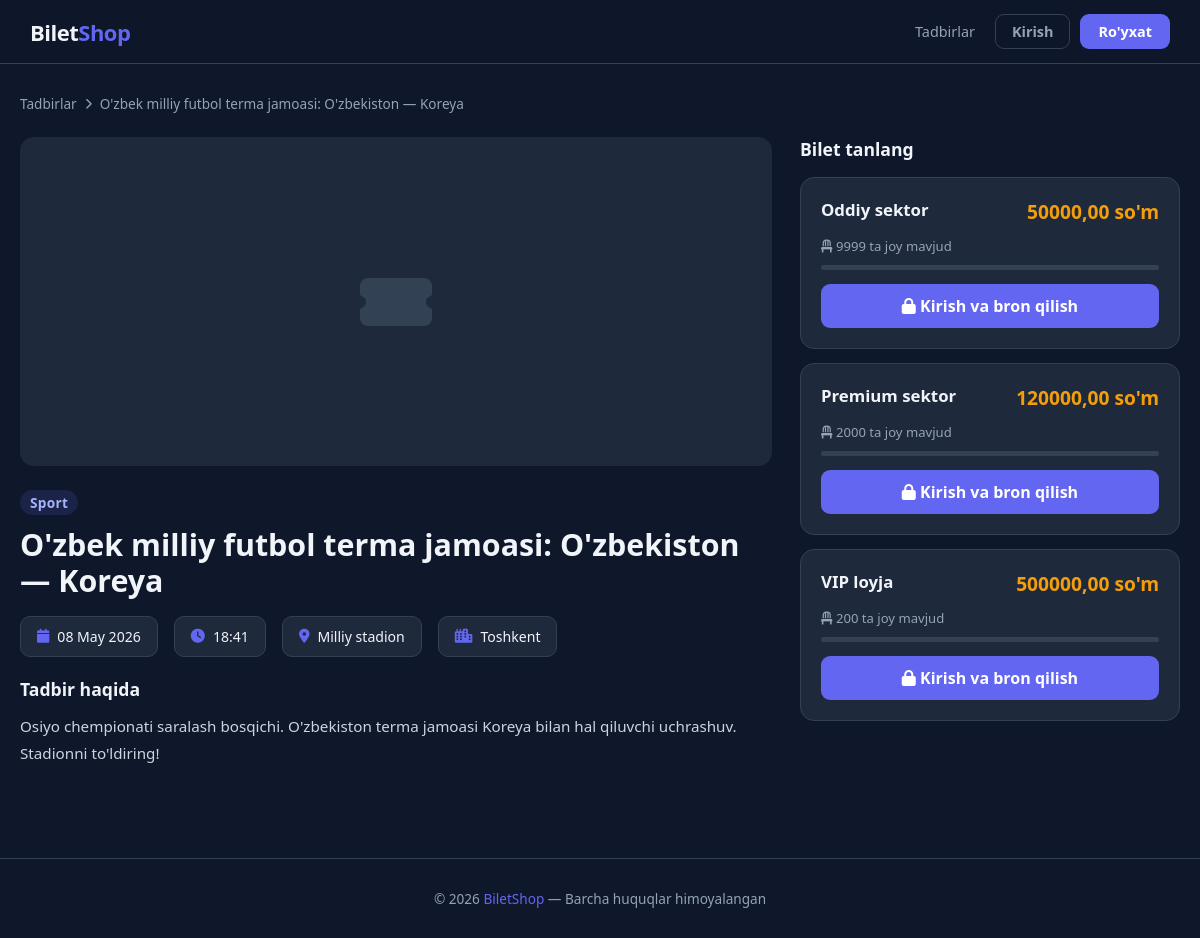
/event/2/, run on the app's committed database.
### bilet_app/models.py (models this page shows, shortened)
class Event(models.Model):
    title       = models.CharField(max_length=200)
    category    = models.ForeignKey(Category, on_delete=models.CASCADE, related_name='events')
    venue       = models.CharField(max_length=200)
    city        = models.CharField(max_length=100, default='Toshkent')
    event_date  = models.DateTimeField()
    description = models.TextField()
    image       = models.ImageField(upload_to='events/', blank=True, null=True)
    is_active   = models.BooleanField(default=True)
    created_at  = models.DateTimeField(auto_now_add=True)
    class Meta:
        ordering = ['event_date']

class Category(models.Model):
    name = models.CharField(max_length=100)
    icon = models.CharField(max_length=50, default='fa-star')
    class Meta:
        verbose_name_plural = 'Categories'

class TicketType(models.Model):
    event           = models.ForeignKey(Event, on_delete=models.CASCADE, related_name='ticket_types')
    name            = models.CharField(max_length=100)
    price           = models.DecimalField(max_digits=10, decimal_places=2)
    total_seats     = models.PositiveIntegerField()
    available_seats = models.PositiveIntegerField()
    @property
    def is_available(self):
        return self.available_seats > 0
    @property
    def sold_percent(self):
        if self.total_seats == 0:
            return 0
        sold = self.total_seats - self.available_seats
        return int(sold / self.total_seats * 100)

### bilet_app/views.py (the view)
# urls.py: path('event/<int:pk>/', views.event_detail, name='event_detail'),
def event_detail(request, pk):
    event = get_object_or_404(Event, pk=pk, is_active=True)
    return render(request, 'event_detail.html', {'event': event})

### templates/event_detail.html (shortened to what this page needs)
{% extends 'base.html' %}
{% block content %}
<div class="breadcrumb">
    <a href="{% url 'event_list' %}">Tadbirlar</a>
    <i class="fa fa-chevron-right"></i>
    <span>{{ event.title }}</span>
</div>
<div class="detail-grid">
    <div>
        <div class="event-image">
            {% if event.image %}
                <img src="{{ event.image.url }}" alt="{{ event.title }}">
            {% else %}
                <i class="fa fa-ticket-alt"></i>
            {% endif %}
        </div>
        <span class="badge badge-primary" style="margin-bottom:12px; font-size:.85rem;">{{ event.category.name }}</span>
        <h1 style="font-size:1.9rem; font-weight:800; margin-bottom:16px; line-height:1.2;">{{ event.title }}</h1>
        <div class="event-meta">
            <div class="meta-item"><i class="fa fa-calendar"></i> {{ event.event_date|date:"d F Y" }}</div>
            <div class="meta-item"><i class="fa fa-clock"></i> {{ event.event_date|date:"H:i" }}</div>
            <div class="meta-item"><i class="fa fa-map-marker-alt"></i> {{ event.venue }}</div>
            <div class="meta-item"><i class="fa fa-city"></i> {{ event.city }}</div>
        </div>
        <h3 style="margin-bottom:12px; font-size:1.1rem;">Tadbir haqida</h3>
        <p class="event-desc">{{ event.description }}</p>
    </div>
    <div class="ticket-panel">
        <div style="margin-bottom:16px;">
            <h2 style="font-size:1.1rem; font-weight:700;">Bilet tanlang</h2>
        </div>
        {% for tt in event.ticket_types.all %}
        <div class="ticket-type-card {% if not tt.is_available %}sold-out{% endif %}">
            <div class="tt-header">
                <span class="tt-name">{{ tt.name }}</span>
                <span class="tt-price">{{ tt.price }} so'm</span>
            </div>
            <div class="tt-seats">
                {% if tt.is_available %}
                    <i class="fa fa-chair"></i> {{ tt.available_seats }} ta joy mavjud
                {% else %}
                    <i class="fa fa-ban"></i> Biletlar tugagan
                {% endif %}
            </div>
            <div class="seat-bar">
            </div>
            {% if tt.is_available %}
                {% if user.is_authenticated %}
                    <a href="{% url 'book_ticket' tt.pk %}" class="btn-book">
                        <i class="fa fa-ticket-alt"></i> Bron qilish
                    </a>
                {% else %}
                    <a href="{% url 'login' %}?next={% url 'book_ticket' tt.pk %}" class="btn-book">
                        <i class="fa fa-lock"></i> Kirish va bron qilish
                    </a>
                {% endif %}
            {% else %}
                <span class="btn-book sold">Tugagan</span>
            {% endif %}
        </div>
        {% empty %}
        <div style="text-align:center; color:var(--muted); padding:30px 0;">
            <i class="fa fa-ticket-alt fa-2x" style="margin-bottom:10px; display:block;"></i>
            Bilet turlari hali qo'shilmagan
        </div>
        {% endfor %}
    </div>
</div>
{% endblock %}

### templates/base.html (style rules this page uses)
*, *::before, *::after { margin: 0; padding: 0; box-sizing: border-box; }
:root { --bg: #0f172a; --surface: #1e293b; --surface2: #334155; --border: #334155; --primary: #6366f1; --primary-d: #4f46e5; --primary-l: rgba(99,102,241,.15); --accent: #f59e0b; --success: #22c55e; --danger: #ef4444; --text: #f1f5f9; --muted: #94a3b8; --radius: 14px; --shadow: 0 4px 24px rgba(0,0,0,.35); }
body { background: var(--bg); color: var(--text); font-family: 'Segoe UI', system-ui, sans-serif; min-height: 100vh; }
.badge { display: inline-block; padding: 3px 10px; border-radius: 20px; font-size: .78rem; font-weight: 700; letter-spacing: .3px; }
.badge-primary { background: var(--primary-l); color: #a5b4fc; }

### templates/event_detail.html (style rules this page uses)
.breadcrumb { display: flex; align-items: center; gap: 8px; margin-bottom: 24px; font-size: .85rem; color: var(--muted); }
.breadcrumb a { color: var(--muted); text-decoration: none; }
.breadcrumb i { font-size: .7rem; }
.detail-grid { display: grid; grid-template-columns: 1fr 380px; gap: 28px; align-items: start; }
.event-image { width: 100%; border-radius: var(--radius); aspect-ratio: 16/7; object-fit: cover; background: var(--surface); margin-bottom: 24px; display: flex; align-items: center; justify-content: center; font-size: 4rem; color: var(--surface2); overflow: hidden; }
.event-meta { display: flex; flex-wrap: wrap; gap: 16px; margin-bottom: 20px; }
.meta-item { display: flex; align-items: center; gap: 8px; background: var(--surface); border: 1px solid var(--border); padding: 10px 16px; border-radius: 10px; font-size: .88rem; }
.meta-item i { color: var(--primary); }
.event-desc { color: #cbd5e1; line-height: 1.8; font-size: .95rem; }
.ticket-panel { position: sticky; top: 84px; }
.ticket-type-card { background: var(--surface); border: 1px solid var(--border); border-radius: var(--radius); padding: 20px; margin-bottom: 14px; transition: border-color .2s; }
.tt-header { display: flex; justify-content: space-between; align-items: flex-start; margin-bottom: 12px; }
.tt-name { font-weight: 700; font-size: 1.05rem; }
.tt-price { font-size: 1.2rem; font-weight: 800; color: var(--accent); }
.tt-seats { font-size: .82rem; color: var(--muted); margin-bottom: 10px; }
.seat-bar { height: 5px; background: var(--surface2); border-radius: 5px; overflow: hidden; margin-bottom: 14px; }
.btn-book { display: block; width: 100%; text-align: center; background: var(--primary); color: #fff; padding: 11px; border-radius: 9px; font-weight: 700; text-decoration: none; transition: background .2s; }

### data on the page
Event: title "O'zbek milliy futbol terma jamoasi: O'zbekiston — Koreya", category.name "Sport", event_date "08 May 2026", event_date "18:41", venue "Milliy stadion", city "Toshkent", description "Osiyo chempionati saralash bosqichi. O'zbekiston terma jamoasi Koreya bilan hal qiluvchi uchrashuv. Stadionni to'ldiring!"
TicketType: name "Oddiy sektor", price "50000,00", available_seats "9999", shows "Kirish va bron qilish"
TicketType: name "Premium sektor", price "120000,00", available_seats "2000", shows "Kirish va bron qilish"
TicketType: name "VIP loyja", price "500000,00", available_seats "200", shows "Kirish va bron qilish"
